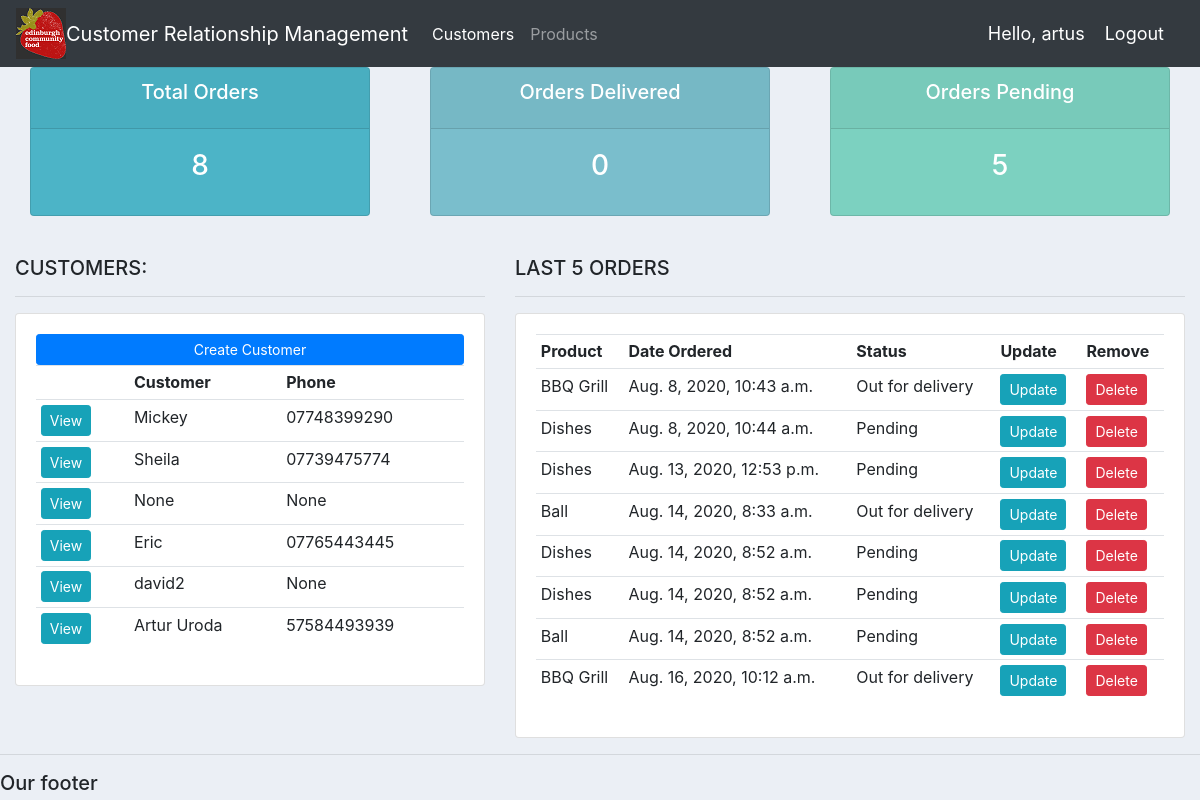
The app's page / (signed in), older data.
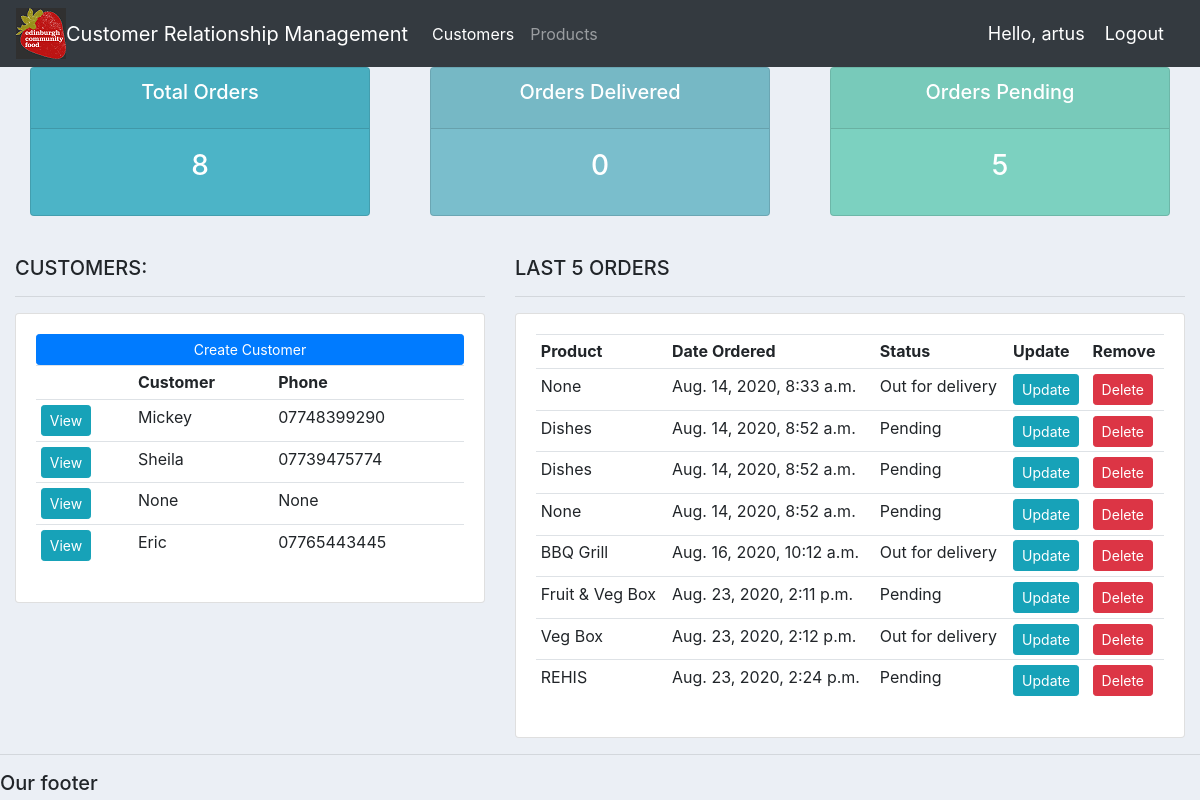
The same page, newer data.
### accounts/models.py (models this page shows, shortened)
class Customer(models.Model):
        user = models.OneToOneField(User, null=True, blank=True, on_delete=models.CASCADE)
        name = models.CharField(max_length=200, null=True)
        phone = models.CharField(max_length=200, null=True)
        email = models.CharField(max_length=200, null=True)
        profile_pic = models.ImageField(default="ECF_logo.png", null=True, blank=True)
        date_created = models.DateTimeField(auto_now_add=True, null=True)

class Order(models.Model):
        STATUS = (
                ('Pending', 'Pending'),
                ('Out for delivery', 'Out for delivery'),
                ('Delivered', 'Delivered'),
                )
        customer = models.ForeignKey(Customer, null=True, on_delete=models.SET_NULL)
        product = models.ForeignKey(Product, null=True, on_delete=models.SET_NULL)
        date_created = models.DateTimeField(auto_now_add=True, null=True)
        status = models.CharField(max_length=200, null=True, choices=STATUS)
        note = models.CharField(max_length=1000, null=True)

class Product(models.Model):
        CATEGORY = (
                ('Indoor', 'Indoor'),
                ('Out Door', 'Out Door'),
                )
        name = models.CharField(max_length=200, null=True)
        price = models.FloatField(null=True)
        category = models.CharField(max_length=200, null=True, choices=CATEGORY)
        description = models.CharField(max_length=200, null=True, blank=True)
        date_created = models.DateTimeField(auto_now_add=True, null=True)
        tags = models.ManyToManyField(Tag)
        def __str__(self):
	        return self.name

### accounts/decorators.py (the view)
	def wrapper_function(request, *args, **kwargs):
		group = None
		if request.user.groups.exists():
			group = request.user.groups.all()[0].name
		if group == 'customer':
			return redirect('user-page')
		if group == 'admin':
			return view_func(request, *args, **kwargs)

### accounts/views.py (called while the page is built)
@login_required(login_url='login')
@admin_only
def home(request):
    orders = Order.objects.all()
    customers = Customer.objects.all()
    total_customers = customers.count()
    total_orders = orders.count()
    delivered = orders.filter(status='Delivered').count()
    pending = orders.filter(status='Pending').count()
    context = {
        'orders': orders,
        'customers': customers,
        'total_orders': total_orders,
        'delivered': delivered,
        'pending': pending
        }
    return render(request, 'accounts/dashboard.html', context)

### accounts/templates/accounts/dashboard.html
{%  extends 'accounts/main.html' %}
{% block content %}
{%  include 'accounts/status.html' %}
<br>
<div class="row">
	<div class="col-md-5">
		<h5>CUSTOMERS:</h5>
		<hr>
		<div class="card card-body">
			<a class="btn btn-primary  btn-sm btn-block" href="">Create Customer</a>
			<table class="table table-sm">
				<tr>
					<th></th>
					<th>Customer</th>
					<th>Phone</th>
				</tr>
				{% for customer in customers %}
					<tr>
						<td><a class="btn btn-sm btn-info" href="{% url 'customer' customer.id %}" >View</a></td>
						<td>{{customer.name}}</td>
						<td>{{customer.phone}}</td>
					</tr>
				{% endfor %}
			</table>
		</div>
	</div>
	<div class="col-md-7">
		<h5>LAST 5 ORDERS</h5>
		<hr>
		<div class="card card-body">
			<table class="table table-sm">
				<tr>
					<th>Product</th>
					<th>Date Ordered</th>
					<th>Status</th>
					<th>Update</th>
					<th>Remove</th>
				</tr>
				{% for order in orders %}
					<tr>
						<td>{{order.product}}</td>
						<td>{{order.date_created}}</td>
						<td>{{order.status}}</td>
						<td><a class="btn btn-sm btn-info" href="{% url 'update_order' order.id %}">Update</a></td>
						<td><a class="btn btn-sm btn-danger" href="{% url 'delete_order' order.id %}">Delete</a></td>
					</tr>
				{% endfor %}
			</table>
		</div>
	</div>
</div>
{% endblock %}

### accounts/templates/accounts/navbar.html (shortened to what this page needs)
{% load static %}
<nav class="navbar navbar-expand-lg navbar-dark bg-dark">
  <img src="{% static 'images/ECF_logo3.png' %}">
    <a class="navbar-brand" href="#">Customer Relationship Management</a>
    <div class="collapse navbar-collapse" id="navbarNav">
      <ul class="navbar-nav">
        {% if request.user.is_staff %}
        <li class="nav-item active">
          <a class="nav-link" href="{% url 'home' %}">Customers</a>
        </li>
        <li class="nav-item">
          <a class="nav-link" href="{% url 'products' %}">Products</a>
        </li>
        {% else %}
        <li class="nav-item">
          <a class="nav-link" href="{% url 'account' %}">Settings</a>
        </li>
        {% endif %}
      </ul>
    </div>
    <span class="hello-msg">Hello, {{request.user}} </span>
    <span><a class="hello-msg" href="{% url 'logout' %}">Logout</a></span>
  </nav>

### accounts/templates/accounts/status.html
<div class="row">
	<div class="col">
		<div class="col-md">
			<div class="card text-center text-white  mb-3" id="total-orders">
			  	<div class="card-header">
			  		<h5 class="card-title">Total Orders</h5>
			  	</div>
			  	<div class="card-body">
			    	<h3 class="card-title">{{total_orders}}</h3>
			  	</div>
			</div>
		</div>
	</div>
	<div class="col">
		<div class="col-md">
			<div class="card text-center text-white  mb-3" id="orders-delivered">
			  	<div class="card-header">
			  		<h5 class="card-title">Orders Delivered</h5>
			  	</div>
			  	<div class="card-body">
			    	<h3 class="card-title">{{delivered}}</h3>
			  	</div>
			</div>
		</div>
	</div>
	<div class="col">
		<div class="col-md">
			<div class="card text-center text-white  mb-3" id="orders-pending">
			  	<div class="card-header">
			  		<h5 class="card-title">Orders Pending</h5>
			  	</div>
			  	<div class="card-body">
			    	<h3 class="card-title">{{pending}}</h3>
			  	</div>
			</div>
		</div>
	</div>
</div>

### static/css/main.css (style rules this page uses)
body { background-color: #ebeff5; }
#total-orders { background-color: #4cb4c7; }
#orders-delivered { background-color: #7abecc; }
#orders-pending { background-color: #7CD1C0; }

### accounts/templates/accounts/navbar.html (style rules this page uses)
.hello-msg { font-size: 18px; color: #fff; margin-right: 20px; }

Row changes from the older to the newer data that the page shows:
removed Customer: name "david2", phone "None"
removed Customer: name "Artur Uroda", phone "57584493939"
removed Order: product "BBQ Grill", date_created "Aug. 8, 2020, 10:43 a.m.", status "Out for delivery"
removed Order: product "Dishes", date_created "Aug. 8, 2020, 10:44 a.m.", status "Pending"
removed Order: product "Dishes", date_created "Aug. 13, 2020, 12:53 p.m.", status "Pending"
changed Order "Aug. 14, 2020, 8:33 a.m.": product "Ball" → "None"
changed Order (number 4 of 8 on the later page): product "Ball" → "None"
added Order: product "Fruit & Veg Box", date_created "Aug. 23, 2020, 2:11 p.m.", status "Pending"
added Order: product "Veg Box", date_created "Aug. 23, 2020, 2:12 p.m.", status "Out for delivery"
added Order: product "REHIS", date_created "Aug. 23, 2020, 2:24 p.m.", status "Pending"
